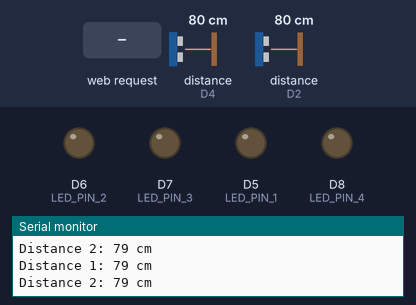
Recording of a sketch running on a simulated ESP8266 (NodeMCU). On the bench: output pins drawn as LEDs (lit = HIGH), the last lines printed to the serial monitor. Wiring (inferred from the names in the program): 2 × ultrasonic range finder: trigger D3, echo D4 / trigger D1, echo D2. The inputs (shaded band) are chosen by the test bench; at power-on: distance to the obstacle (sensors on D4, D2) 80 cm. The echo pulse lasts 58.3 µs per cm; pins used as bus, display or sensor lines are not drawn.

Above: at 1.8 s.
1.9 s: HTTP request GET /LEDON received
At 2.8 s:
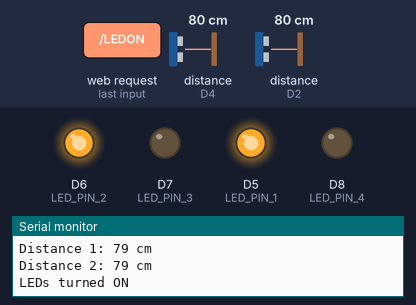
4.5 s: distance to the obstacle (sensor on D4) set to 2 cm
At 6.2 s:
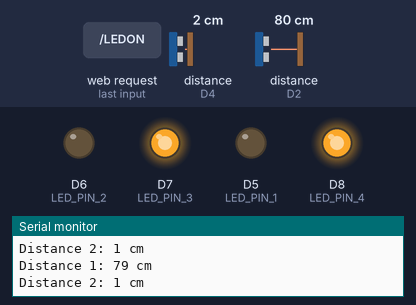
6.5 s: distance to the obstacle (sensor on D2) set to 2 cm
At 8.1 s:
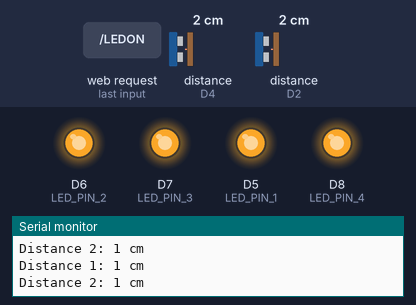
8.5 s: distance to the obstacle (sensor on D4) set to 9 cm
At 9.8 s:
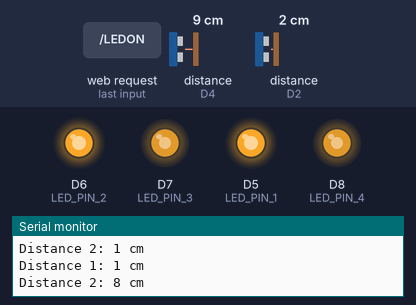
10.5 s: HTTP request GET /LEDOFF received
At 11.5 s:
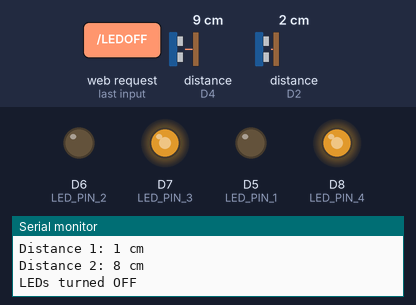
13.5 s: distance to the obstacle (sensor on D2) set to 9 cm
At 15.2 s:
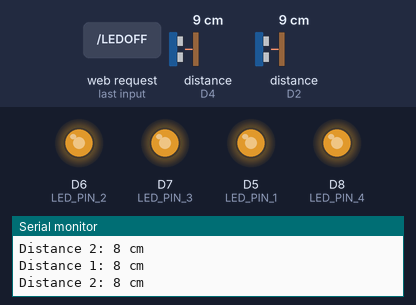
Timing chart, 0 to 16.5 s (numbered marks = the images above; inputs shaded):
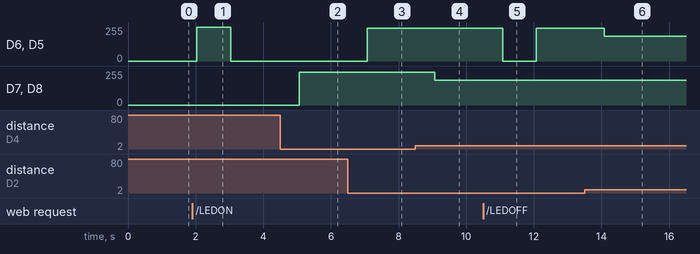

The sketch:

sketch_usonic_2_led4_withapp-new.ino.ino
```cpp
#include <ESP8266WiFi.h>

#define TRIG_PIN_1 D1  // Connect TRIG pin of first ultrasonic sensor to D1
#define ECHO_PIN_1 D2  // Connect ECHO pin of first ultrasonic sensor to D2
#define TRIG_PIN_2 D3  // Connect TRIG pin of second ultrasonic sensor to D3
#define ECHO_PIN_2 D4  // Connect ECHO pin of second ultrasonic sensor to D4
#define LED_PIN_1 D5   // Connect first LED to GPIO pin D5
#define LED_PIN_2 D6   // Connect second LED to GPIO pin D6
#define LED_PIN_3 D7   // Connect third LED to GPIO pin D7
#define LED_PIN_4 D8   // Connect fourth LED to GPIO pin D8

const char WiFiPassword[] = ""; // Set no password to enter
const char AP_NameChar[] = "S4Tech";

WiFiServer server(80);

void setup() {
  Serial.begin(115200);
  pinMode(TRIG_PIN_1, OUTPUT);
  pinMode(ECHO_PIN_1, INPUT);
  pinMode(TRIG_PIN_2, OUTPUT);
  pinMode(ECHO_PIN_2, INPUT);
  pinMode(LED_PIN_1, OUTPUT);
  pinMode(LED_PIN_2, OUTPUT);
  pinMode(LED_PIN_3, OUTPUT);
  pinMode(LED_PIN_4, OUTPUT);

  // Initialize WiFi
  WiFi.disconnect();
  boolean conn = WiFi.softAP(AP_NameChar, WiFiPassword);
  server.begin();
}

void loop() {
  long duration_1, distance_1, duration_2, distance_2;

  // Trigger the first ultrasonic sensor
  digitalWrite(TRIG_PIN_1, LOW);
  delayMicroseconds(2);
  digitalWrite(TRIG_PIN_1, HIGH);
  delayMicroseconds(10);
  digitalWrite(TRIG_PIN_1, LOW);

  // Read the duration of the echo pulse from the first sensor
  duration_1 = pulseIn(ECHO_PIN_1, HIGH);

  // Calculate distance from the first sensor
  distance_1 = duration_1 * 0.034 / 2;  // Speed of sound is 340 m/s, divide by 2 for one-way travel

  // Trigger the second ultrasonic sensor
  digitalWrite(TRIG_PIN_2, LOW);
  delayMicroseconds(2);
  digitalWrite(TRIG_PIN_2, HIGH);
  delayMicroseconds(10);
  digitalWrite(TRIG_PIN_2, LOW);

  // Read the duration of the echo pulse from the second sensor
  duration_2 = pulseIn(ECHO_PIN_2, HIGH);

  // Calculate distance from the second sensor
  distance_2 = duration_2 * 0.034 / 2;  // Speed of sound is 340 m/s, divide by 2 for one-way travel

  // Print distance from both sensors to serial monitor
  Serial.print("Distance 1: ");
  Serial.print(distance_1);
  Serial.println(" cm");
  Serial.print("Distance 2: ");
  Serial.print(distance_2);
  Serial.println(" cm");

  // Control LEDs based on distance from both sensors
  if (distance_1 > 30) {
    // If the object is far from the first sensor, turn off the first two LEDs
    digitalWrite(LED_PIN_1, LOW);
    digitalWrite(LED_PIN_2, LOW);
  } else {
    // If the object is near the first sensor, dim and glow the first two LEDs
    int brightness_1 = map(distance_1, 0, 30, 255, 0); // Map distance to LED brightness (inverse relationship)
    analogWrite(LED_PIN_1, brightness_1); // Set brightness for LED 1
    analogWrite(LED_PIN_2, brightness_1); // Set brightness for LED 2
  }

  if (distance_2 > 30) {
    // If the object is far from the second sensor, turn off the second two LEDs
    digitalWrite(LED_PIN_3, LOW);
    digitalWrite(LED_PIN_4, LOW);
  } else {
    // If the object is near the second sensor, dim and glow the second two LEDs
    int brightness_2 = map(distance_2, 0, 30, 255, 0); // Map distance to LED brightness (inverse relationship)
    analogWrite(LED_PIN_3, brightness_2); // Set brightness for LED 3
    analogWrite(LED_PIN_4, brightness_2); // Set brightness for LED 4
  }

  // Check if a client has connected
  WiFiClient client = server.available();
  if (client) {
    // Read the first line of the request
    String request = client.readStringUntil('\r');

    if (request.indexOf("LEDON") > 0) {
      // Turn on LED
      digitalWrite(LED_PIN_1, HIGH);
      digitalWrite(LED_PIN_2, HIGH);
      // Respond to client
      client.println("HTTP/1.1 200 OK\r\n");
      client.println("LEDs turned ON");
      client.flush();
      Serial.println("LEDs turned ON");
    } else if (request.indexOf("LEDOFF") > 0) {
      // Turn off LED
      digitalWrite(LED_PIN_1, LOW);
      digitalWrite(LED_PIN_2, LOW);
      // Respond to client
      client.println("HTTP/1.1 200 OK\r\n");
      client.println("LEDs turned OFF");
      client.flush();
      Serial.println("LEDs turned OFF");
    }

    // Close the connection
    client.stop();
  }

  delay(1000);  // Small delay between distance measurements
}
```

Measured:
- after the input at 1.9 s, D6 (LED_PIN_2), D5 (LED_PIN_1): 0/255 → 255/255 after 0.13 s, → 0/255 1.0 s later
- after the input at 4.5 s, D7 (LED_PIN_3), D8 (LED_PIN_4): 0/255 → 246/255 after 0.56 s
- after the input at 6.5 s, D6 (LED_PIN_2), D5 (LED_PIN_1): 0/255 → 246/255 after 0.57 s
- after the input at 8.5 s, D7 (LED_PIN_3), D8 (LED_PIN_4): 246/255 → 187/255 after 0.57 s
- after the input at 10.5 s, D6 (LED_PIN_2), D5 (LED_PIN_1): 246/255 → 0/255 after 0.58 s, → 246/255 1.0 s later
- after the input at 13.5 s, D6 (LED_PIN_2), D5 (LED_PIN_1): 246/255 → 187/255 after 0.58 s
